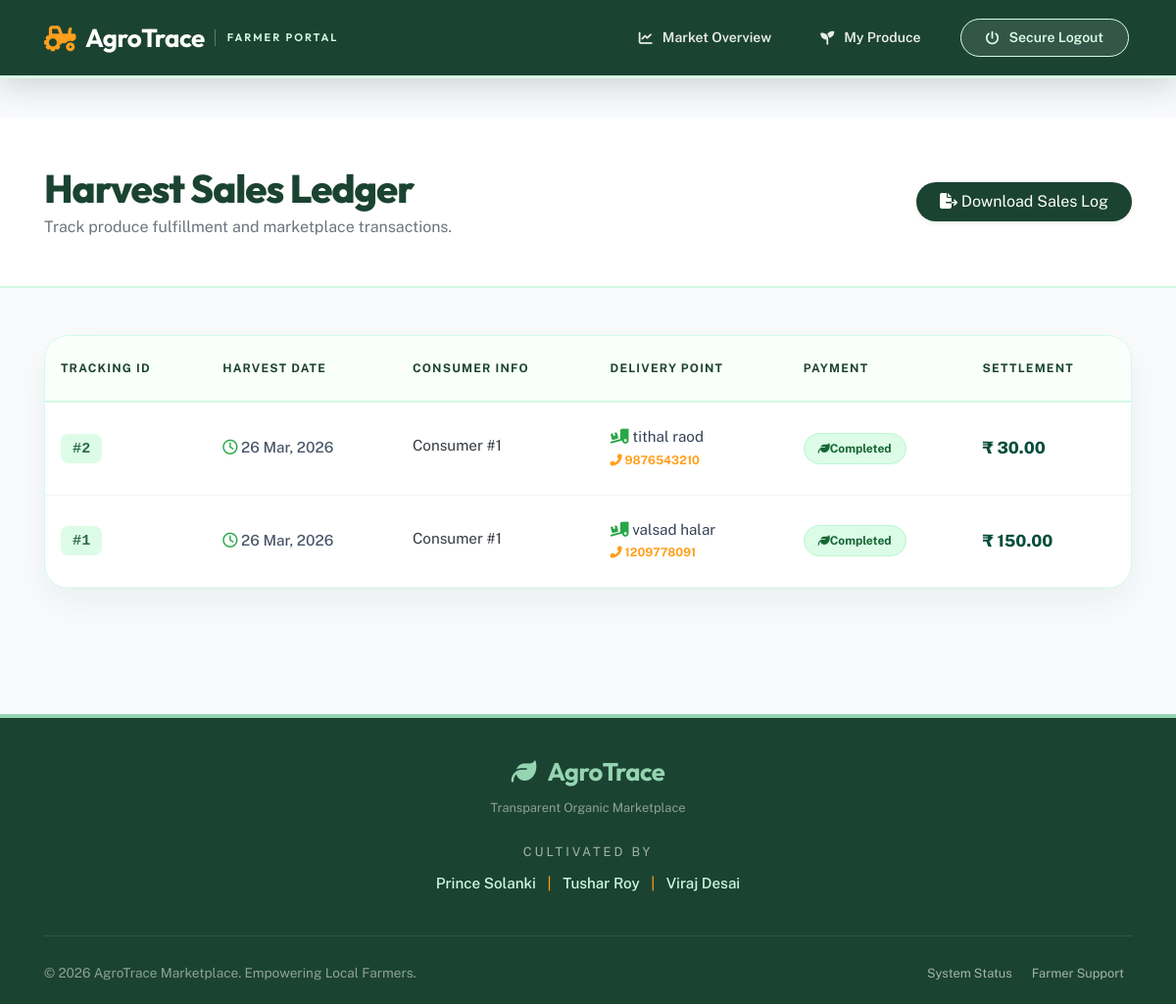
The page /all_order_supplier.php (signed in) on the database its author committed.
### tables this page shows
CREATE TABLE IF NOT EXISTS `order_detail` (
  `order_id` int(10) NOT NULL,
  `order_date` date NOT NULL,
  `cart_id` int(10) NOT NULL,
  `customer_id` int(10) NOT NULL,
  `order_address` varchar(200) NOT NULL,
  `order_mobile` varchar(10) NOT NULL,
  `order_amount` int(10) NOT NULL,
  PRIMARY KEY (`order_id`)
);

### all_order_supplier.php (the view, shortened to what this page needs)
<?php
include("supplier_header.php");
include("connect.php");
?>
<link rel="stylesheet" href="https://cdnjs.cloudflare.com/ajax/libs/font-awesome/6.4.0/css/all.min.css">
<div class="page-content">
    <div class="page-header">
        <div class="container d-flex justify-content-between align-items-center">
            <div>
                <h1 class="mb-1">Harvest Sales Ledger</h1>
                <p class="text-muted mb-0">Track produce fulfillment and marketplace transactions.</p>
            </div>
            <div class="text-end d-none d-md-block">
                <button onclick="window.print()" class="btn export-btn rounded-pill px-4 py-2 shadow-sm">
                    <i class="fas fa-file-export me-2"></i> Download Sales Log
                </button>
            </div>
        </div>
    </div>
    <div class="container mb-5">
        <div class="order-table-card animate__animated animate__fadeInUp">
            <div class="table-responsive">
                <?php
                $sid = isset($_SESSION["sid"]) ? $_SESSION["sid"] : 0;
               $query = mysqli_query($con, "SELECT DISTINCT od.* FROM order_detail od
            INNER JOIN cart_detail cd ON od.cart_id = cd.cart_id
            INNER JOIN product_detail pd ON cd.product_id = pd.product_id
            WHERE pd.farmer_id = '$sid'
            ORDER BY od.order_id DESC");
                if(mysqli_num_rows($query) > 0)
                {
                    echo "<table class='custom-table'>";
                    echo "<thead>
                            <tr>
                                <th>Tracking ID</th>
                                <th>Harvest Date</th>
                                <th>Consumer Info</th>
                                <th>Delivery Point</th>
                                <th>Payment</th>
                                <th>Settlement</th>
                            </tr>
                          </thead>";
                    echo "<tbody>";
                    while ($r5 = mysqli_fetch_array($query)) {
                        echo "<tr>";
                        echo "<td><span class='order-id-badge'>#".str_pad($r5[0], 4, )."</span></td>";
                        echo "<td>
                                <div class='date-text'><i class='far fa-clock me-1 text-success'></i> " . date('d M, Y', strtotime($r5[1])) . "</div>
                              </td>";
                        echo "<td>
                                <div class='fw-bold text-dark mb-1'>Consumer #$r5[3]</div>
                              </td>";
                        echo "<td class='address-cell'>
                                <i class='fas fa-truck-loading me-1 text-success'></i> $r5[4]<br>
                                <a href='tel:$r5[5]' class='contact-link small'><i class='fas fa-phone-alt me-1'></i> $r5[5]</a>
                              </td>";
                        echo "<td><span class='status-pill'><i class='fas fa-leaf me-1'></i> Completed</span></td>";
                        echo "<td><span class='amount-text'>₹ " . number_format($r5[6], 2) . "</span></td>";
                        echo "</tr>";
                    }
                    echo "</tbody></table>";
                }
                else
                {
                    echo "<div class='p-5 text-center text-muted'>
                            <i class='fas fa-seedling d-block fs-1 mb-3 text-success opacity-25'></i>
                            <h5 class='fw-bold'>No harvest sales recorded.</h5>
                            <p class='small mb-0'>When consumers purchase your organic produce, they will appear here.</p>
                          </div>";
                }
                ?>
            </div>
        </div>
    </div>
</div>
<?php
include("footer.php");
?>

### supplier_header.php (style rules this page uses)
:root { --agro-farmer-bg: #1b4332; --agro-accent: #ff9f1c; --agro-mint: #95d5b2; --nav-height: 80px; }
body { margin: 0; padding-top: var(--nav-height); background-color: #f0f4f2; font-family: 'Public Sans', sans-serif; }

### all_order_supplier.php (style rules this page uses)
:root { --agro-forest: #1b4332; --agro-leaf: #2d6a4f; --agro-mint: #dcfce7; --agro-sun: #ff9f1c; --bg-fresh: #f8fafc; --border-organic: #d1fae5; }
body { background-color: var(--bg-fresh); font-family: 'Public Sans', sans-serif; min-height: 100vh; display: flex; flex-direction: column; }
.page-content { flex: 1; }
.page-header { background: white; padding: 3rem 0; border-bottom: 2px solid var(--border-organic); margin-bottom: 3rem; }
.page-header h1 { font-family: 'Outfit', sans-serif; color: var(--agro-forest); font-weight: 800; font-size: 2.5rem; letter-spacing: -1px; }
.order-table-card { background: white; border-radius: 25px; border: 1px solid var(--border-organic); box-shadow: 0 15px 35px rgba(27, 67, 50, 0.05); overflow: hidden; }
.custom-table { width: 100%; margin-bottom: 0; border-collapse: collapse; }
.custom-table thead th { background-color: #f9fffb; color: var(--agro-forest); text-transform: uppercase; font-size: 0.75rem; font-weight: 700; letter-spacing: 0.1em; padding: 1.5rem 1rem; border-bottom: 2px solid var(--border-organic); text-align: left; }
.custom-table tbody td { padding: 1.5rem 1rem; vertical-align: middle; color: #334155; border-bottom: 1px solid #f1f5f9; font-size: 0.95rem; }
.order-id-badge { font-family: 'Courier New', monospace; font-weight: 700; color: var(--agro-leaf); background: var(--agro-mint); padding: 6px 12px; border-radius: 8px; }
.amount-text { font-weight: 800; color: #064e3b; font-size: 1.05rem; }
.date-text { color: #475569; font-weight: 500; }
.address-cell { max-width: 250px; line-height: 1.5; font-size: 0.85rem; color: #475569; }
.contact-link { color: var(--agro-sun); text-decoration: none; font-weight: 700; }
.status-pill { display: inline-flex; align-items: center; padding: 6px 14px; border-radius: 50px; font-size: 0.75rem; font-weight: 700; background: #dcfce7; color: #166534; border: 1px solid #bbf7d0; }
.export-btn { background: var(--agro-forest); color: white; border: none; transition: 0.3s; }

### rows shown on the page
order_detail: order_id "2", order_date "26 Mar, 2026", customer "1", order_address "tithal raod", order_mobile "9876543210", order_amount "30.00"
order_detail: order_id "1", order_date "26 Mar, 2026", customer "1", order_address "valsad halar", order_mobile "1209778091", order_amount "150.00"
